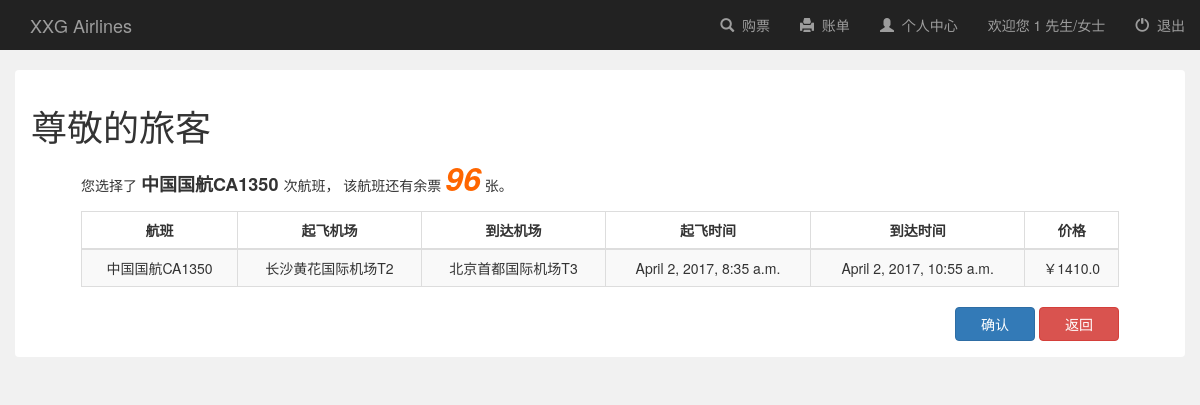
The page /booksystem/book/flight/2/ (signed in) on the database its author committed.
### booksystem/models.py (models this page shows, shortened)
class Flight(models.Model):
	user = models.ManyToManyField(User, default=1)  # 有了这个字段之后，默认的后台添加失效，必须要自定义Form，除去这个字段
	name = models.CharField(max_length=100)  # 班次  南方航空CZ3969
	leave_city = models.CharField(max_length=100, null=True)  # 离开城市
	arrive_city = models.CharField(max_length=100, null=True)  # 到达城市
	leave_airport = models.CharField(max_length=100, null=True)  # 离开的机场
	arrive_airport = models.CharField(max_length=100, null=True)  # 到达的机场
	leave_time = models.DateTimeField(null=True)  # DateTimeField包括了DateField信息，并且添加了时间
	arrive_time = models.DateTimeField(null=True)
	capacity = models.IntegerField(default=0, null=True)  # 经济舱座位总数
	price = models.FloatField(default=0, null=True)  # 价格
	book_sum = models.IntegerField(default=0, null=True)  # 订票总人数
	income = models.FloatField(default=0, null=True)  # 收入
	SEAT_TYPE = (
		('头等舱','头等舱'),
		('公务舱','公务舱'),
		('经济舱','经济舱')
		)
	seat_type = models.CharField(max_length=100,choices=SEAT_TYPE, default='经济舱')

### booksystem/views.py (the view, shortened to what this page needs)
# urls.py: url(r'^book/flight/(?P<flight_id>[0-9]+)/$', views.book_ticket, name='book_ticket'),  # 订票
@csrf_exempt
def book_ticket(request, flight_id):
    if not request.user.is_authenticated:  # 如果没登录就render登录页面
        return render(request, 'booksystem/login.html')
    else:
        flight = Flight.objects.get(pk=flight_id)
        booked_flights = Flight.objects.filter(user=request.user)  # 返回 QuerySet
        if flight in booked_flights:
            return render(request, 'booksystem/book_conflict.html')
        context = {
            'flight': flight,
            'username': request.user.username,
            'surplus' : flight.capacity - flight.book_sum
        }
        return render(request, 'booksystem/book_flight.html', context)

### booksystem/templates/booksystem/book_flight.html (shortened to what this page needs)
{% extends 'booksystem/base.html' %}
{% block login_display %}
    <a href="#">欢迎您 {{ username }} 先生/女士</a>
{% endblock %}
{% block content %}
    <div class="container-fluid" style="margin-top: 20px">
        <div class="alert" style="background-color: white;overflow: hidden">
            <h1>尊敬的旅客</h1>
            <div id="info_body" style="margin-left: 50px;margin-right: 50px">
                <p>
                    您选择了 <strong style="font-size: large"> {{ flight.name }} </strong> 次航班，
                    该航班还有余票
                    <strong id="remain_seats"
                            style="font-size: xx-large;color: #ff6600;font-style: italic">{{ surplus }}</strong>
                    张。
                </p>
                <table class="table table-striped table-bordered">
                    <thead>
                    <tr>
                        <th style="text-align: center">航班</th>
                        <th style="text-align: center">起飞机场</th>
                        <th style="text-align: center">到达机场</th>
                        <th style="text-align: center">起飞时间</th>
                        <th style="text-align: center">到达时间</th>
                        <th style="text-align: center">价格</th>
                    </tr>
                    </thead>
                    <tbody style="text-align: center">
                    <tr>
                        <td>{{ flight.name }}</td>
                        <td>{{ flight.leave_city }}{{ flight.leave_airport }}</td>
                        <td>{{ flight.arrive_city }}{{ flight.arrive_airport }}</td>
                        <td>{{ flight.leave_time }}</td>
                        <td>{{ flight.arrive_time }}</td>
                        <td>￥{{ flight.price }}</td>
                    </tr>
                    </tbody>
                </table>
                <div id="book_btns" align="right">
                    <form onsubmit="return PostData()" method="post" style="display: inline">
                        <input class="btn btn-primary" style="width: 80px" value="确认" type="submit"
                               onclick="confirm_info()">
                    </form>
                    <a href="" class="btn btn-danger" style="width: 80px" onclick="history.back();">返回</a>
                </div>
            </div>
        </div>
    </div>
{% endblock %}

### rows shown on the page
Flight: name "中国国航CA1350", leave_city "长沙", leave_airport "黄花国际机场T2", arrive_city "北京", arrive_airport "首都国际机场T3", leave_time "April 2, 2017, 8:35 a.m.", arrive_time "April 2, 2017, 10:55 a.m.", price "1410.0"

### other values the page prints
{{ username }} "1"
{{ surplus }} "96"
